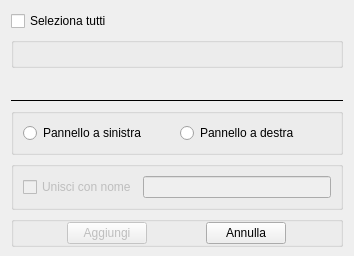
<?xml version="1.0" encoding="UTF-8"?>
<ui version="4.0">
 <class>NewCondition</class>
 <widget class="QDialog" name="NewCondition">
  <property name="windowModality">
   <enum>Qt::WindowModal</enum>
  </property>
  <property name="geometry">
   <rect>
    <x>0</x>
    <y>0</y>
    <width>354</width>
    <height>256</height>
   </rect>
  </property>
  <property name="sizePolicy">
   <sizepolicy hsizetype="MinimumExpanding" vsizetype="Maximum">
    <horstretch>0</horstretch>
    <verstretch>0</verstretch>
   </sizepolicy>
  </property>
  <property name="windowTitle">
   <string>Nuova Condizione</string>
  </property>
  <property name="windowOpacity">
   <double>1.000000000000000</double>
  </property>
  <property name="modal">
   <bool>false</bool>
  </property>
  <layout class="QVBoxLayout" name="verticalLayout">
   <property name="bottomMargin">
    <number>9</number>
   </property>
   <item>
    <widget class="QCheckBox" name="checkBoxSelectAll">
     <property name="cursor">
      <cursorShape>PointingHandCursor</cursorShape>
     </property>
     <property name="text">
      <string>Seleziona tutti</string>
     </property>
    </widget>
   </item>
   <item>
    <widget class="QGroupBox" name="groupBoxZeroConditionNames">
     <property name="sizePolicy">
      <sizepolicy hsizetype="MinimumExpanding" vsizetype="Maximum">
       <horstretch>0</horstretch>
       <verstretch>0</verstretch>
      </sizepolicy>
     </property>
     <property name="title">
      <string/>
     </property>
     <layout class="QVBoxLayout" name="verticalLayout_2"/>
    </widget>
   </item>
   <item>
    <spacer name="verticalSpacer">
     <property name="orientation">
      <enum>Qt::Vertical</enum>
     </property>
     <property name="sizeHint" stdset="0">
      <size>
       <width>20</width>
       <height>40</height>
      </size>
     </property>
    </spacer>
   </item>
   <item>
    <widget class="Line" name="line">
     <property name="frameShadow">
      <enum>QFrame::Plain</enum>
     </property>
     <property name="orientation">
      <enum>Qt::Horizontal</enum>
     </property>
    </widget>
   </item>
   <item>
    <widget class="QGroupBox" name="groupBoxZero">
     <property name="title">
      <string/>
     </property>
     <layout class="QHBoxLayout" name="horizontalLayout_2">
      <item>
       <widget class="QRadioButton" name="radioButtonLeft">
        <property name="text">
         <string>Pannello a sinistra</string>
        </property>
       </widget>
      </item>
      <item>
       <widget class="QRadioButton" name="radioButtonRight">
        <property name="text">
         <string>Pannello a destra</string>
        </property>
       </widget>
      </item>
     </layout>
    </widget>
   </item>
   <item>
    <widget class="QGroupBox" name="groupBoxZero_2">
     <property name="title">
      <string/>
     </property>
     <layout class="QHBoxLayout" name="horizontalLayout_3">
      <item>
       <widget class="QCheckBox" name="checkBoxUnite">
        <property name="enabled">
         <bool>false</bool>
        </property>
        <property name="text">
         <string>Unisci con nome</string>
        </property>
       </widget>
      </item>
      <item>
       <widget class="QLineEdit" name="lineEditJoinName">
        <property name="enabled">
         <bool>false</bool>
        </property>
       </widget>
      </item>
     </layout>
    </widget>
   </item>
   <item>
    <widget class="QGroupBox" name="groupBoxZero_3">
     <property name="sizePolicy">
      <sizepolicy hsizetype="Preferred" vsizetype="Maximum">
       <horstretch>0</horstretch>
       <verstretch>0</verstretch>
      </sizepolicy>
     </property>
     <property name="title">
      <string/>
     </property>
     <layout class="QHBoxLayout" name="horizontalLayout">
      <property name="leftMargin">
       <number>0</number>
      </property>
      <property name="topMargin">
       <number>0</number>
      </property>
      <property name="rightMargin">
       <number>0</number>
      </property>
      <property name="bottomMargin">
       <number>0</number>
      </property>
      <item>
       <widget class="QPushButton" name="pushButtonAdd">
        <property name="enabled">
         <bool>false</bool>
        </property>
        <property name="sizePolicy">
         <sizepolicy hsizetype="Maximum" vsizetype="Fixed">
          <horstretch>0</horstretch>
          <verstretch>0</verstretch>
         </sizepolicy>
        </property>
        <property name="cursor">
         <cursorShape>PointingHandCursor</cursorShape>
        </property>
        <property name="text">
         <string>Aggiungi</string>
        </property>
       </widget>
      </item>
      <item>
       <widget class="QPushButton" name="pushButtonCancel">
        <property name="sizePolicy">
         <sizepolicy hsizetype="Maximum" vsizetype="Fixed">
          <horstretch>0</horstretch>
          <verstretch>0</verstretch>
         </sizepolicy>
        </property>
        <property name="cursor">
         <cursorShape>PointingHandCursor</cursorShape>
        </property>
        <property name="text">
         <string>Annulla</string>
        </property>
        <property name="default">
         <bool>false</bool>
        </property>
       </widget>
      </item>
     </layout>
    </widget>
   </item>
  </layout>
 </widget>
 <resources/>
 <connections/>
</ui>
